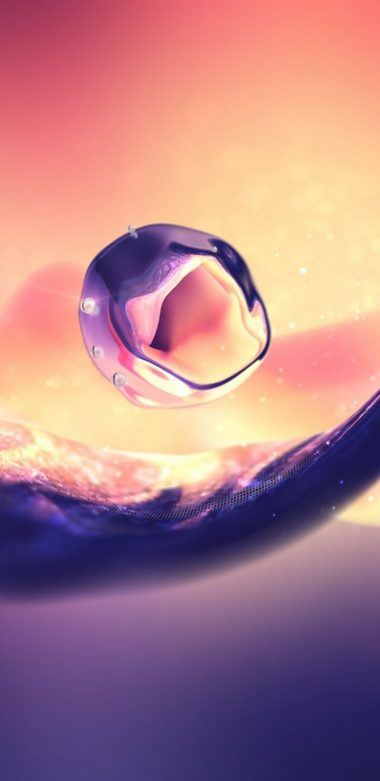
#> input picture 720img.jpg, 380 x 781 px, found by its file name
$ python build3.py
#> lines starting #> are read from the running program, lines starting #| are printed output that depends on the picture
import numpy as np
import cv2
import datetime
import statistics
import matplotlib.pyplot as plt
np.seterr(divide='ignore', invalid='ignore')
t1 = datetime.datetime.now()
img = cv2.imread(r'..\720img.jpg') #<------just change the image location, nothing else(it reads the image)
#> img is the input picture: shape (781, 380, 3); mean B, G, R 136.7, 127.7, 177
x_2d = img[:,:,0] #blue channel
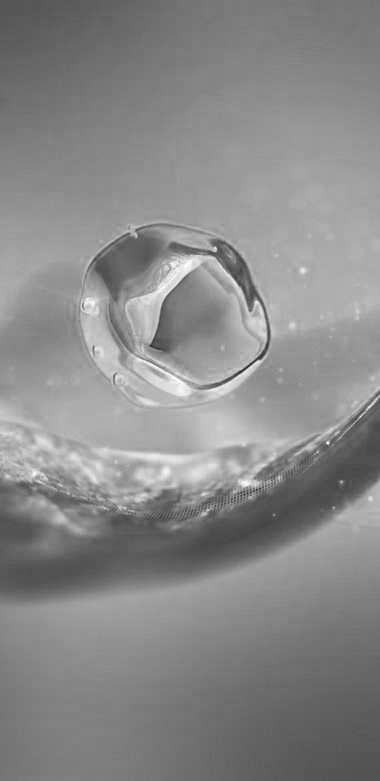
#> x_2d: shape (781, 380); min 34, max 255, mean 136.7
y_2d = img[:,:,1] #green channel
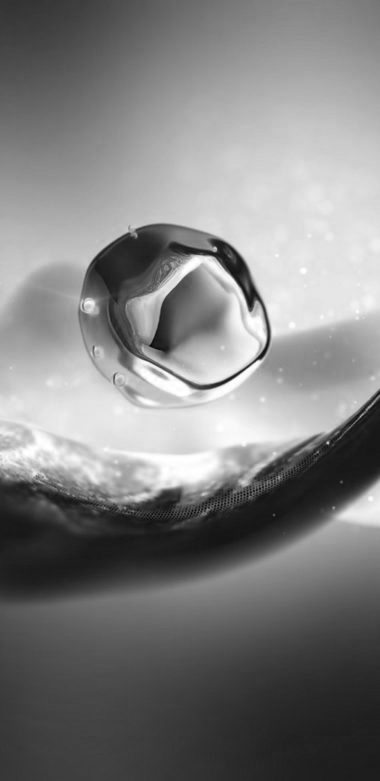
#> y_2d: shape (781, 380); min 0, max 255, mean 127.7
z_2d = img[:,:,2] #red channel
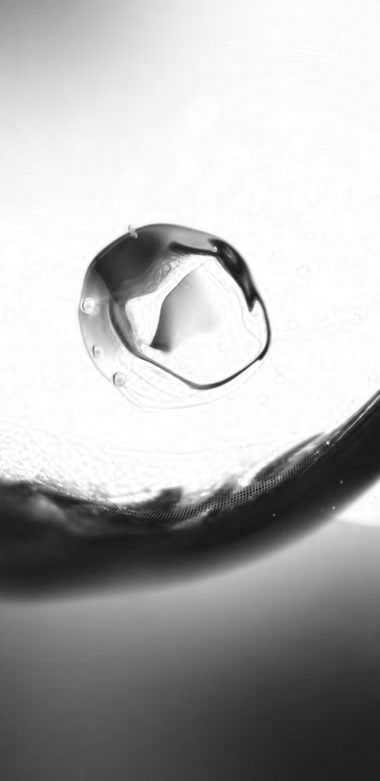
#> z_2d: shape (781, 380); min 14, max 255, mean 177

arr=np.zeros([256,256,256], dtype = int) # initializing array of zeroes

nos = range(256)

x = (x_2d.flatten()).astype(int)
y = (y_2d.flatten()).astype(int)
z = (z_2d.flatten()).astype(int)


# Distance Calculation
dis = []
x_1 = np.delete(np.append(x, x[0]), 0)
y_1 = np.delete(np.append(y, y[0]), 0)
z_1 = np.delete(np.append(z, z[0]), 0)
dis = (np.sqrt((x_1 - x)**2 + (y_1 - y)**2 + (z_1 - z)**2))

# Vector Calculation
vec_x = (x_1 - x)/abs(x_1 - x)
vec_y = (y_1 - y)/abs(y_1 - y)
vec_z = (z_1 - z)/abs(z_1 - z)
vec_x[np.isnan(vec_x)] = 0
vec_y[np.isnan(vec_y)] = 0
vec_z[np.isnan(vec_z)] = 0

# Variance Model

var_x = [ [] for _ in range(256)]
var_y = [ [] for _ in range(256)]
var_z = [ [] for _ in range(256)]
mean_x = [0] * 256
mean_y = [0] * 256
mean_z = [0] * 256


# Plots the RGB values on 255x255x255 grid
for i in range(img.shape[0] * img.shape[1]):
         arr[z[i]][y[i]][x[i]] += 1
         if x_1[i] not in var_x[x[i]]:
            var_x[x[i]].append(x_1[i])
         if y_1[i] not in var_y[y[i]]:
            var_y[y[i]].append(y_1[i])
         if z_1[i] not in var_z[z[i]]:
            var_z[z[i]].append(z_1[i])

for i in range(256):
   if not var_x[i]:
       mean_x[i] = 0
   else:
       mean_x[i] = statistics.mean(var_x[i])

   if not var_y[i]:
       mean_y[i] = 0
   else:
       mean_y[i] = statistics.mean(var_y[i])

   if not var_z[i]:
       mean_z[i] = 0
   else:
       mean_z[i] = statistics.mean(var_z[i])


t2 = datetime.datetime.now()

plt.plot(mean_x, label = "Mean")
# plt.plot(dis, label = "Distance")
plt.show()
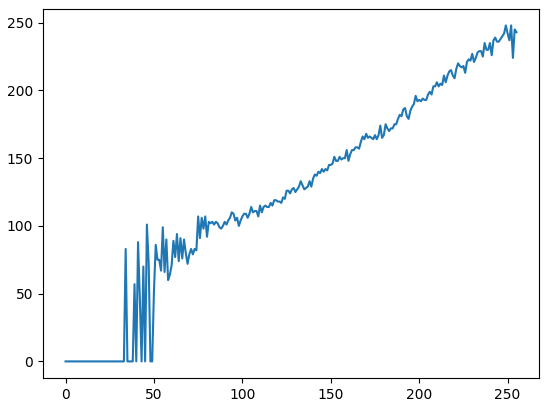
#> figure drawn by matplotlib, 1 panel; curve peaks at x = 249, y = 248
print(arr.shape)
#| (256, 256, 256)
print("Image Dimension: " + str(img.shape[0]) + 'x' + str(img.shape[1]))
#| Image Dimension: 781x380
print("Time taken for the Iteration: " + str(t2 - t1))


# Image Dimension: 3456x5184
# Total Sum: 45043506.954546645
# Time taken for the Iteration: 0:00:58.518444

$ run again, with abcd.jpg copied over 720img.jpg
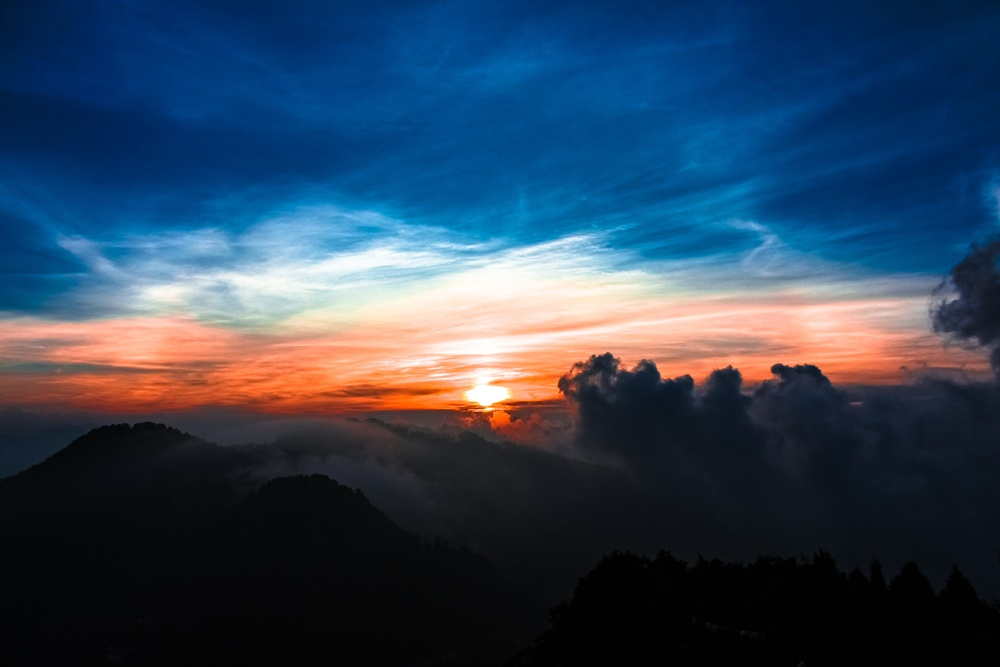
#> input picture abcd.jpg, 1000 x 667 px, shrunk from 5184 x 3456 before the run, found by its file name
#> img is the input picture: shape (667, 1000, 3); mean B, G, R 89.1, 67.7, 48.9
#> `z_2d = img[:,:,2]`:
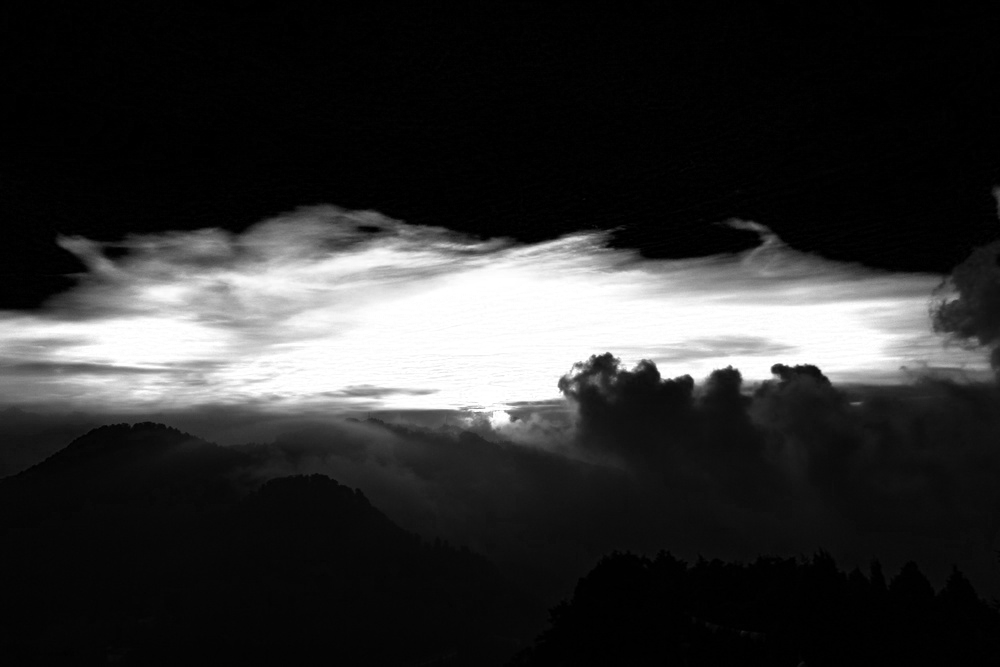
#> z_2d: shape (667, 1000); min 0, max 255, mean 48.9
#> `plt.show()`:
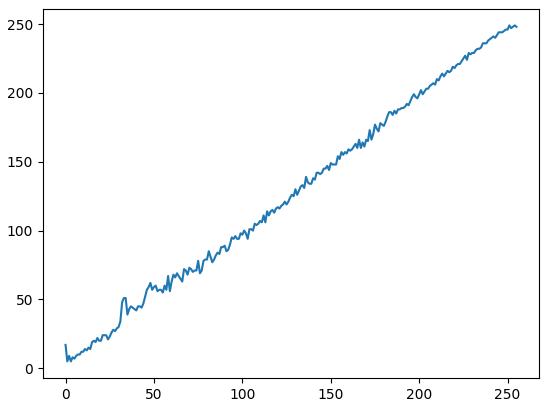
#> figure drawn by matplotlib, 1 panel; curve peaks at x = 251, y = 249
#| (256, 256, 256)
#| Image Dimension: 667x1000
